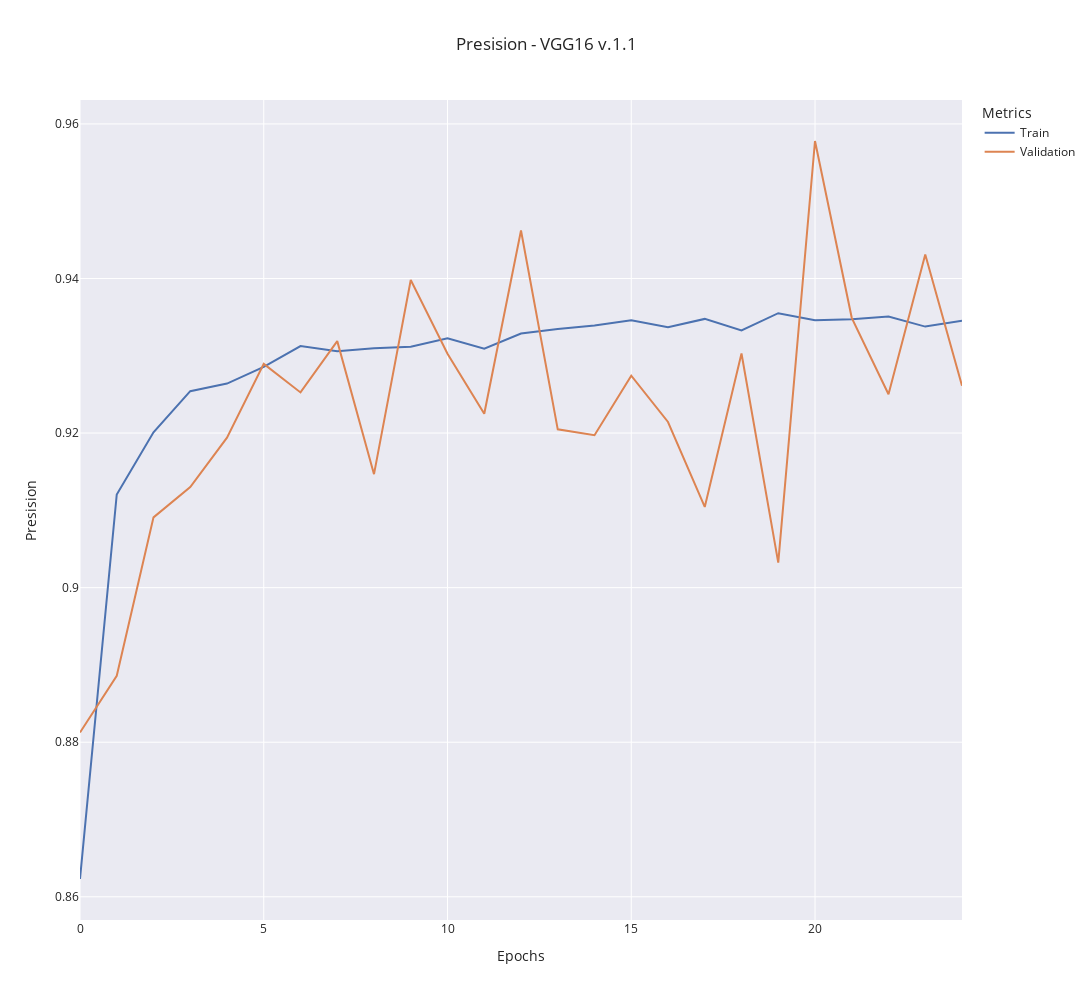

Source (notebook cell):
### Code cell
window_size = 0
train_data = (
    moving_average(train_metrics["presision"], window_size)
    if window_size != 0
    else train_metrics["presision"]
)
validation_data = (
    moving_average(validation_metrics["val_presision"], window_size)
    if window_size != 0
    else validation_metrics["val_presision"]
)

fig = go.Figure()

fig.add_trace(
    go.Scatter(
        y=train_data,
        x=np.arange(len(train_data)),
        mode="lines",
        name="Train",
    )
)

fig.add_trace(
    go.Scatter(
        y=validation_data,
        x=np.arange(len(validation_data)),
        mode="lines",
        name="Validation",
    )
)

fig.update_layout(
    title=f"Presision - {model_name} {version}",
    xaxis_title="Epochs",
    yaxis_title="Presision",
    legend_title="Metrics",
    template="seaborn",
    width=1200,
    height=1000,
)

fig.show()

### Figure 1 — Plotly figure (JSON) as saved in the notebook; plotly's stock layout.template omitted (floating-point values rounded to 4 significant figures)
{"data": [{"mode": "lines", "name": "Train", "type": "scatter", "x": [0, 1, 2, 3, 4, 5, 6, 7, 8, 9, 10, 11, 12, 13, 14, 15, 16, 17, 18, 19, 20, 21, 22, 23, 24], "y": [0.8623, 0.912, 0.9201, 0.9254, 0.9264, 0.9286, 0.9313, 0.9306, 0.931, 0.9312, 0.9323, 0.9309, 0.9329, 0.9335, 0.9339, 0.9346, 0.9337, 0.9348, 0.9333, 0.9355, 0.9346, 0.9347, 0.9351, 0.9338, 0.9345]}, {"mode": "lines", "name": "Validation", "type": "scatter", "x": [0, 1, 2, 3, 4, 5, 6, 7, 8, 9, 10, 11, 12, 13, 14, 15, 16, 17, 18, 19, 20, 21, 22, 23, 24], "y": [0.8813, 0.8886, 0.9091, 0.913, 0.9194, 0.9289, 0.9253, 0.9319, 0.9147, 0.9398, 0.9303, 0.9225, 0.9462, 0.9205, 0.9197, 0.9274, 0.9214, 0.9104, 0.9303, 0.9032, 0.9578, 0.9349, 0.925, 0.9431, 0.9261]}], "layout": {"height": 1000, "legend": {"title": {"text": "Metrics"}}, "title": {"text": "Presision - VGG16 v.1.1"}, "width": 1200, "xaxis": {"title": {"text": "Epochs"}}, "yaxis": {"title": {"text": "Presision"}}}}
